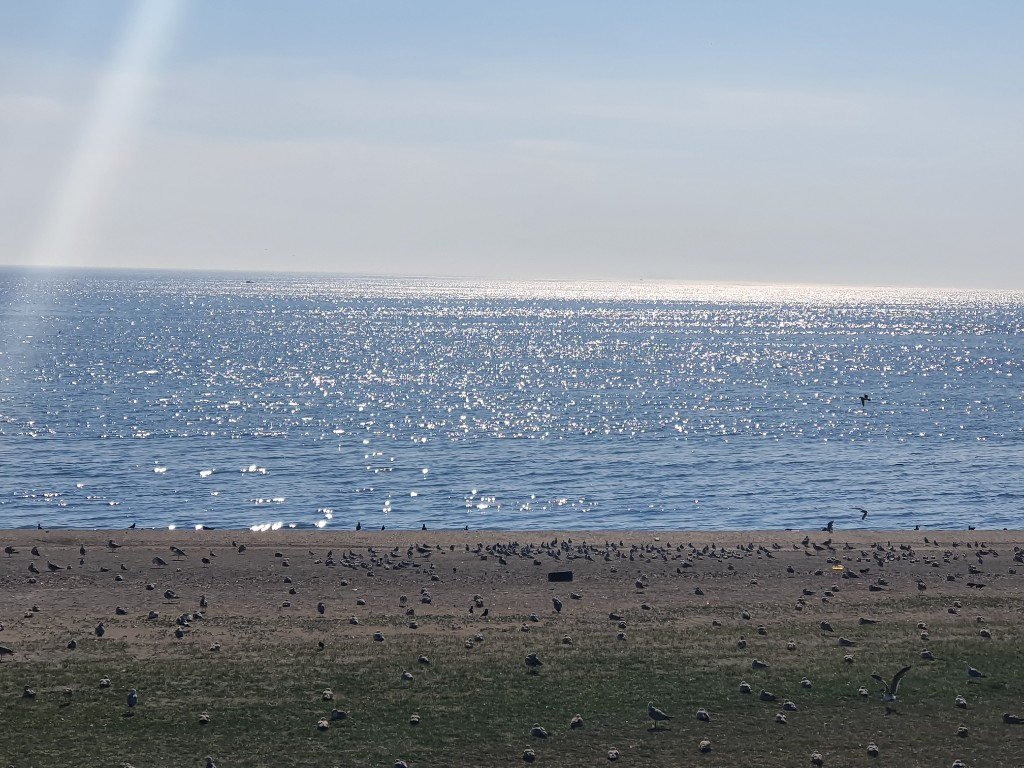
#> input picture REFERENCE_SNAPSHOT_v32.52/github_source/bg.jpg, 1024 x 768 px
$ python -i generate_skeleton_assets_v4.py   (imports and definitions only)
#> lines starting #> are read from the running program, lines starting #| are printed output that depends on the picture
#> further down, picture is the input picture: PIL image 1024x768 RGB; mean R, G, B 133.2, 143, 153.8
# -*- coding: utf-8 -*-
"""Generate high-quality anatomical bone PNG assets for NeuroLab skeleton overlay."""
from __future__ import annotations

import math
from pathlib import Path

import numpy as np
from PIL import Image, ImageDraw


# [16 lines left out: function bone_gradient, not called in this run]


def add_surface_noise(img: Image.Image, scale: float = 0.10, seed: int = 42, strength: float = 0.08) -> Image.Image:
#> called with scale = 0.1, seed = 42, strength = 0.08
    w, h = img.size
#> w = 1024; h = 768
    rng = np.random.default_rng(seed)
    gy = max(2, int(h * scale))
#> gy = 76
    gx = max(2, int(w * scale))
#> gx = 102
    grid = rng.random((gy, gx))
    noise = np.array(Image.fromarray((grid * 255).astype(np.uint8)).resize((w, h), Image.BILINEAR))
    fine = rng.random((max(4, h // 8), max(4, w // 8)))
    fine = np.array(Image.fromarray((fine * 255).astype(np.uint8)).resize((w, h), Image.BILINEAR))
    noise = (noise * 0.6 + fine * 0.4).astype(np.uint8)
    noise_img = Image.fromarray(noise).convert("L")
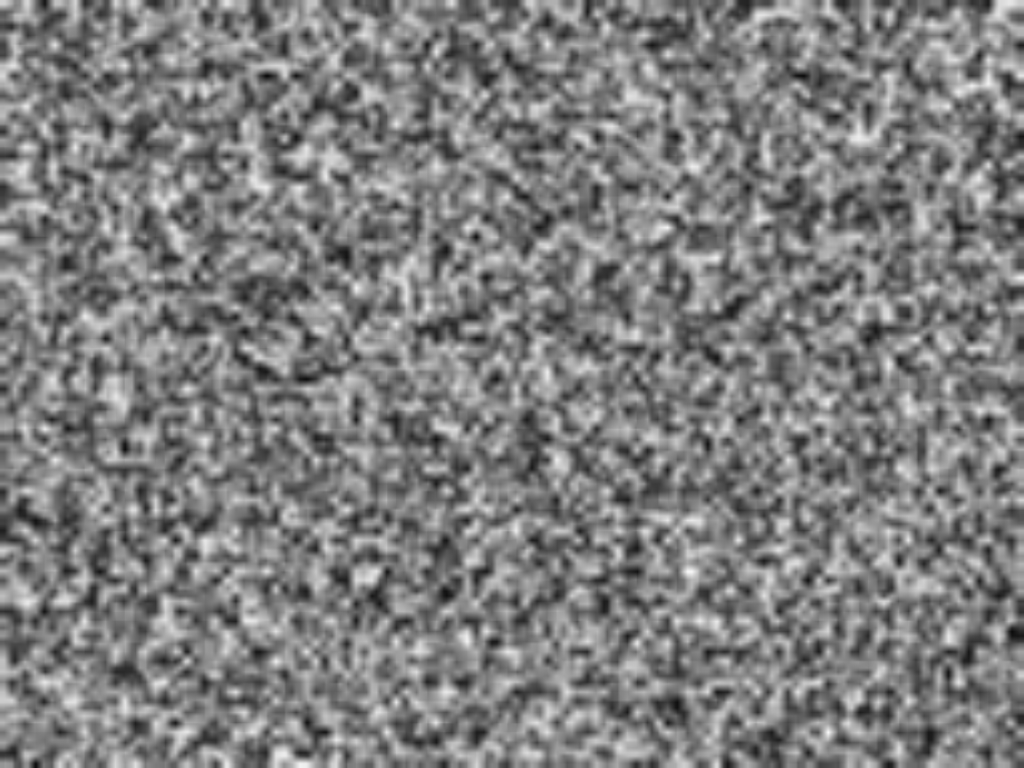
#> noise_img: PIL image 1024x768 L; min 12, max 247, mean 126.2
    rgb = img.convert("RGB")
    noise_rgb = Image.merge("RGB", [noise_img, noise_img, noise_img])
    blended = Image.blend(rgb, noise_rgb, strength)
#> (the run stopped early here; a loop or call above may not have finished)
